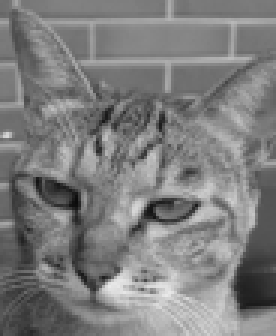
%> input picture Data/Project Folder/machineLearning/catPangPang.png, 92 x 112 px (shown 3 times larger)
$ octave imFeaLbp_help.m   (GNU Octave 9; MATLAB toolbox functions it lacks are replaced by stand-ins)
%> lines starting %> are read from the running program, lines starting %| are printed output that depends on the picture
### Data/Project Folder/machineLearning/imFeaLbp.m
function [patchHist, lbpIm, trimmedLbpIm] = imFeaLbp(im, opt, showPlot)
% lbp: Local binary pattern for images
%
%	Usage:
%		patchHist = imFeaLbp(im)
%		patchHist = imFeaLbp(im, opt)
%		patchHist = imFeaLbp(im, opt, showPlot)
%		[patchHist, lbpIm] = imFeaLbp(...)
%
%	Description:
%		patchHist = imFeaLbp(im, opt, showPlot) returns the aggregated patch histogram of LBP (local binary patterns)
%			im: Given image
%			opt: Options for LBP computation
%				opt.patchSideCount: The whole image is divided into patchSideCount(1)-by-patchSideCount(2) sub images
%				opt.weight: Weight for creating the LBP
%			showPlot: 1 for plotting the results
%		[patchHist, lbpIm] = imFeaLbp(...) returns the LBP image as well.
%
%	Example:
%		im=imread('catPangPang.png');
%		opt=imFeaLbp('defaultOpt');
%		opt.patchSideCount=[5 3];
%		[patchHist, lbpIm]=imFeaLbp(im, opt, 1);

%	Category: Image feature extraction
%	Roger Jang, 20120628

if nargin<1, selfdemo; return; end
if ischar(im) && strcmpi(im, 'defaultOpt')	% Set the default options
	patchHist.patchSideCount=[4, 3];
	patchHist.weight=2.^[0, 7, 6, 1, -inf, 5, 2, 3, 4];
	return
end
if nargin<2||isempty(opt), opt=feval(mfilename, 'defaultOpt'); end
if nargin<3, showPlot=0; end

patchSideCount=opt.patchSideCount;
if isscalar(patchSideCount), patchSideCount=patchSideCount*[1 1]; end

[h, w, dim]=size(im);
if dim>=3, im=rgb2gray(im); end

% === zero padding
I2=zeros(h+2, w+2);
I2(2:h+1,2:w+1)=im;
blk=im2col(I2, [3 3], 'sliding');		% 3*3block to one col
for i=1:size((blk),2)
	blk(:, i)=blk(:, i)-blk(5, i);		% 5: the center index of a 3x3 square
end
colSum=opt.weight*double(blk>0);
lbpIm=double(reshape(colSum, h, w));	% Image of LBP

% === Collect each block with patchSideCount size to histogram
subH=floor(h/patchSideCount(1));		% Height of the sub-window
subW=floor(w/patchSideCount(2));		% Width of the sub-window
% === Trim the image to avoid the default zero-padding for 'distinct';
trimmedLbpIm=lbpIm(1:subH*patchSideCount(1), 1:subW*patchSideCount(2));
lbpPatch=im2col(trimmedLbpIm, [subH, subW], 'distinct');
patchHist=zeros(256, patchSideCount(1)*patchSideCount(2));   % 256: count of histogram pins
for i=1:size(lbpPatch,2)
	patchHist(:,i)=hist(lbpPatch(:,i), 256);
end
patchHist=patchHist(:);

if showPlot
	subplot(1,2,1); imshow(im);
	subplot(1,2,2); imshow(lbpIm, []);
	for i=1:patchSideCount(1)
		for j=1:patchSideCount(2)
			bb{i,j}=[(j-1)*subW+0.5, (i-1)*subH+0.5, subW, subH];
			boxOverlay(bb{i,j}, getColor((j-1)*patchSideCount(1)+i), 2);
		end
	end
	figure;
	for i=1:patchSideCount(1)
		for j=1:patchSideCount(2)
			k=(i-1)*patchSideCount(2)+j;
			subplot(patchSideCount(1), patchSideCount(2), k);
			hist(lbpPatch(:, k), 256); axis tight
		end
	end
end

% ====== Self demo
function selfdemo
mObj=mFileParse(which(mfilename));
strEval(mObj.example);

### Data/Project Folder/machineLearning/help/imFeaLbp_help.m
%% imFeaLbp
% Local binary pattern for images
%% Syntax
% * 		patchHist = imFeaLbp(im)
% * 		patchHist = imFeaLbp(im, opt)
% * 		patchHist = imFeaLbp(im, opt, showPlot)
% * 		[patchHist, lbpIm] = imFeaLbp(...)
%% Description
%
% <html>
% <p>patchHist = imFeaLbp(im, opt, showPlot) returns the aggregated patch histogram of LBP (local binary patterns)
% 	<ul>
% 	<li>im: Given image
% 	<li>opt: Options for LBP computation
% 		<ul>
% 		<li>opt.patchSideCount: The whole image is divided into patchSideCount(1)-by-patchSideCount(2) sub images
% 		<li>opt.weight: Weight for creating the LBP
% 		</ul>
% 	<li>showPlot: 1 for plotting the results
% 	</ul>
% <p>[patchHist, lbpIm] = imFeaLbp(...) returns the LBP image as well.
% </html>
%% Example
%%
%
im=imread('catPangPang.png');
%> im is the input picture: size 112x92 uint8; min 11, max 234, mean 125.6
opt=imFeaLbp('defaultOpt');
opt.patchSideCount=[5 3];
[patchHist, lbpIm]=imFeaLbp(im, opt, 1);
%> call 2 of imFeaLbp, with showPlot = 1
%> in imFeaLbp (call 2), `I2(2:h+1,2:w+1)=im;`:
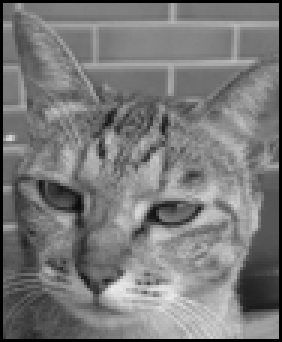
%> I2: size 114x94 double (shown 3 times larger); min 0, max 234, mean 120.7
%> in imFeaLbp (call 2), `lbpIm=double(reshape(colSum, h, w));`:
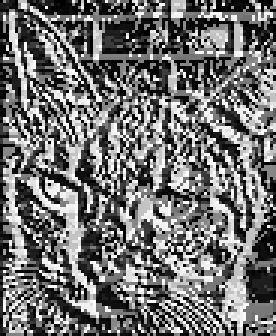
%> lbpIm: size 112x92 double (shown 3 times larger); min 0, max 255, mean 112.5
%> the loop in imFeaLbp (call 2), `for i=1:size(lbpPatch,2)` made 15 passes
%> in imFeaLbp (call 2), `patchHist=patchHist(:);`: patchHist = 3840 values, max 85 at index 1281, min 0 at index 10, mean 2.58
%> in imFeaLbp (call 2), `imshow(lbpIm, [])`:
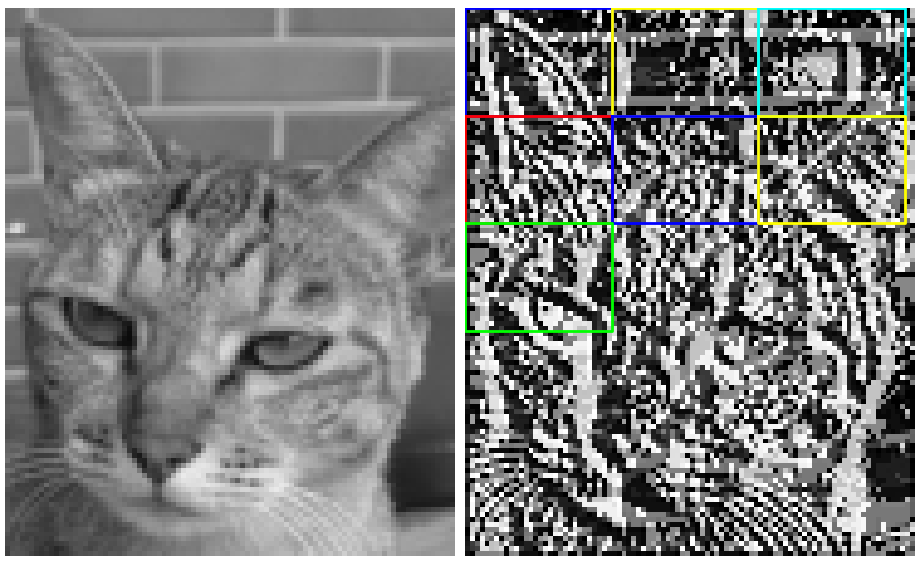
%> figure redrawn from the program's plot data, 2 panels
%> the run ends on the next line
